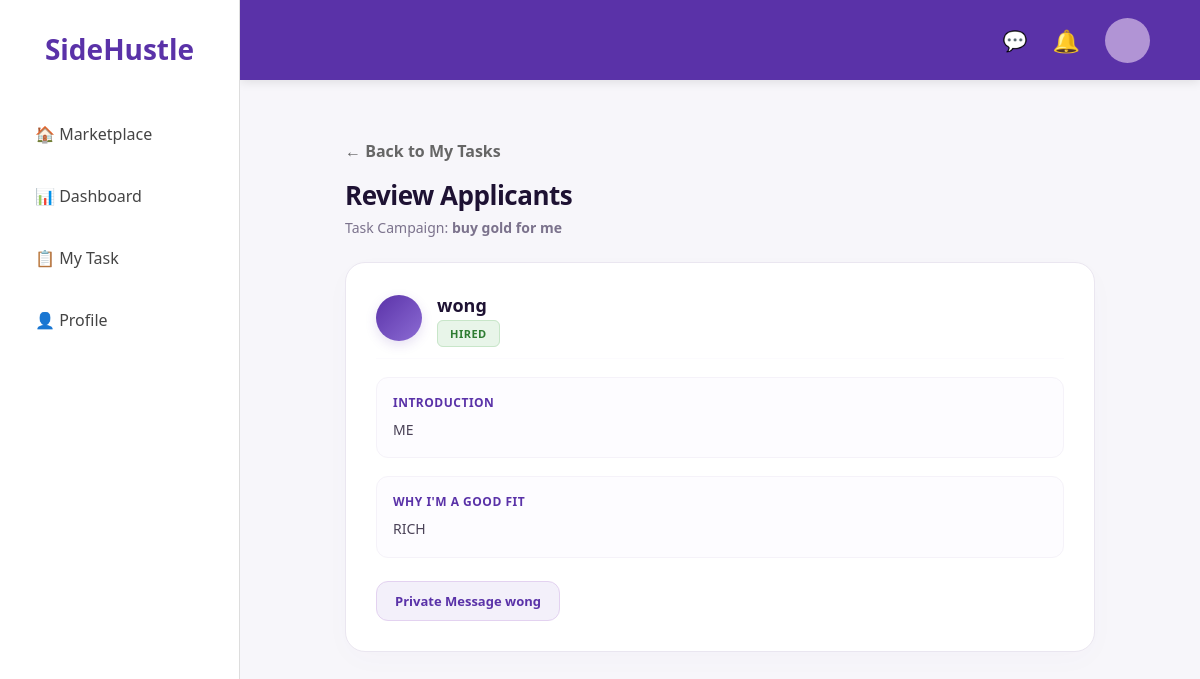
Before: /view_applicants/1 (signed in) with the older database file.
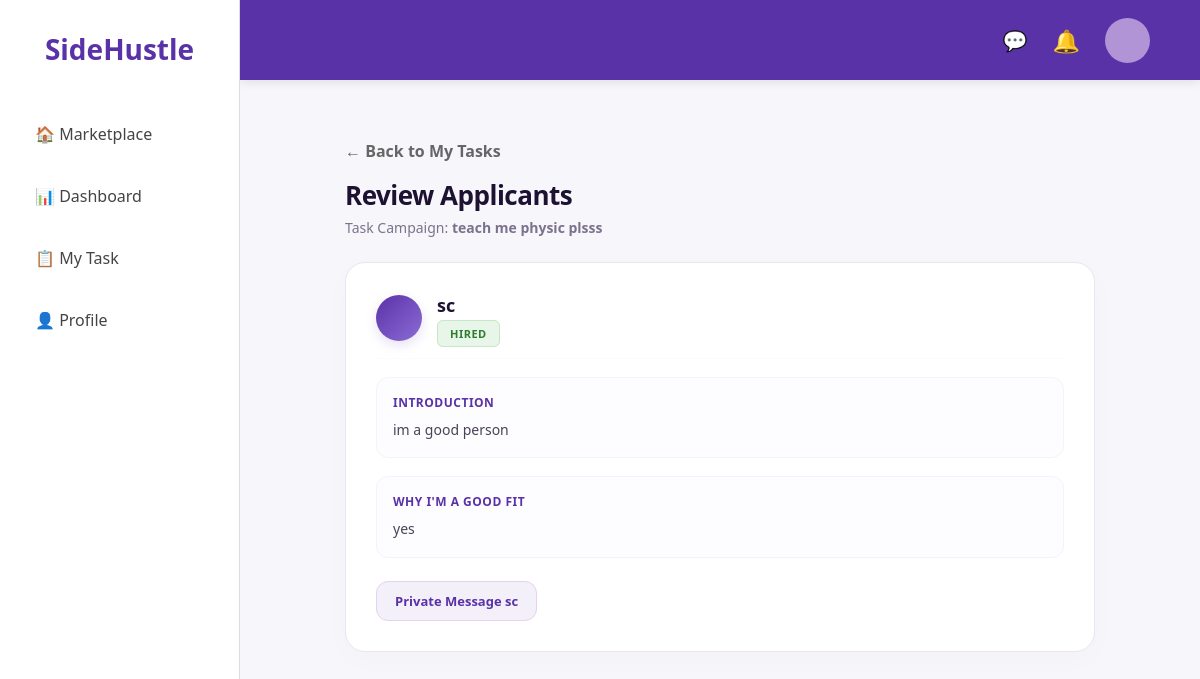
After: the same page with the newer database file.
### app.py (models this page shows, shortened)
class Task(db.Model):
    id = db.Column(db.Integer, primary_key=True)
    title = db.Column(db.String(100), nullable=False)
    price = db.Column(db.Float, nullable=False)
    description = db.Column(db.Text, nullable=False)
    category = db.Column(db.String(50), nullable=False)
    status = db.Column(db.String(20), default='Available')
    user = db.Column(db.String(50))
    tasker = db.Column(db.String(50))
    deadline = db.Column(db.String(50))
    capacity = db.Column(db.Integer, default=1)
    progress = db.Column(db.Integer, default=0)
    urgent = db.Column(db.Boolean, default=False)
    is_negotiable = db.Column(db.Boolean, default=False)

class Application(db.Model):
    id = db.Column(db.Integer, primary_key=True)
    task_id = db.Column(db.Integer, db.ForeignKey('task.id'), nullable=False)
    applicant_username = db.Column(db.String(50), nullable=False)
    intro = db.Column(db.Text)
    reason = db.Column(db.Text)
    status = db.Column(db.String(20), default='Pending')

### app.py (the view)
@app.route('/view_applicants/<int:task_id>')
def view_applicants(task_id):
    if 'user_id' not in session:
        return redirect(url_for('login'))
    task = Task.query.get_or_404(task_id)
    user = User.query.get(session['user_id'])
    if task.user != user.username:
        flash("You are not authorized to view these applicants.")
        return redirect(url_for('my_task'))
    apps = Application.query.filter_by(task_id=task_id).all()
    return render_template('view_applicants.html', task=task, apps=apps, user=user)

### app.py (called while the page is built)
@app.context_processor
def inject_notifications():
    if 'user_id' in session:
        current_user = User.query.get(session['user_id'])
        if current_user:
            user_notifications = Notification.query.filter_by(
                user_id=current_user.id
            ).order_by(Notification.id.desc()).limit(5).all()
            return dict(notifications=user_notifications)
        else:
            session.pop('user_id', None)
    return dict(notifications=[])

### templates/view_applicants.html (shortened to what this page needs)
{% extends "base.html" %}
{% block content %}
<div class="container applicant-review-container" style="max-width: 750px; padding: 20px 0;"> <a href="{{ url_for('my_task') }}" class="back-link">← Back to My Tasks</a>
    <h1 class="review-header-title" style="font-size: 26px; margin-bottom: 5px;">Review Applicants</h1>
    <p class="review-subtitle-meta" style="font-size: 14px; margin-bottom: 25px;">Task Campaign: <strong>{{ task.title }}</strong></p>
    {% if not apps %}
        <div class="applicant-card" style="text-align: center; padding: 50px; justify-content: center;">
            <p style="color: #7b728c; font-size: 14px;">😴 No entries recorded. No one has applied for this task yet.</p>
        </div>
    {% else %}
        <div style="display: flex; flex-direction: column; gap: 20px;"> {% for app in apps %}
            <div class="applicant-card" style="padding: 30px; border-radius: 20px; gap: 18px;"> <div class="applicant-profile-row" style="padding-bottom: 15px; margin-bottom: 0;">
                    <div class="applicant-meta-wrapper" style="gap: 15px;">
                        <div class="applicant-avatar-sphere" style="width: 46px; height: 46px;"></div>
                        <div class="applicant-title-info">
                            <h3 style="font-size: 18px !important; margin-bottom: 4px;">{{ app.applicant_username }}</h3>
                            <span class="status-pill
                                {% if app.status == 'Rejected' %}status-rejected
                                {% elif app.status == 'Hired' %}status-hired
                                {% else %}status-pending{% endif %}" style="padding: 5px 12px; font-size: 11px;">
                                {{ app.status }}
                            </span>
                        </div>
                    </div>
                </div>
                <div class="response-block" style="padding: 16px; border-radius: 12px;">
                    <strong>Introduction</strong>
                    <p style="font-size: 14px; margin-top: 4px;">{{ app.intro if app.intro else 'No introduction provided.' }}</p>
                </div>
                <div class="response-block" style="padding: 16px; border-radius: 12px;">
                    <strong>Why I'm a good fit</strong>
                    <p style="font-size: 14px; margin-top: 4px;">{{ app.reason if app.reason else 'No justification provided.' }}</p>
                </div>
                <div class="applicant-actions-wrapper" style="display: flex; justify-content: flex-end; align-items: center; gap: 12px; margin-top: 5px;">
                    <a href="{{ url_for('private_chat', username=app.applicant_username) }}" class="btn-message-pm" style="margin-right: auto;">
                    Private Message {{ app.applicant_username }}
                    </a>
                </div>
            </div> {% endfor %}
        </div>
    {% endif %}
</div>
{% endblock %}

Changed rows visible on the page:
changed Task: title "buy gold for me" → "teach me physic plsss"
changed Application "HIRED": applicant_username "wong" → "sc"; intro "ME" → "im a good person"; reason "RICH" → "yes"
